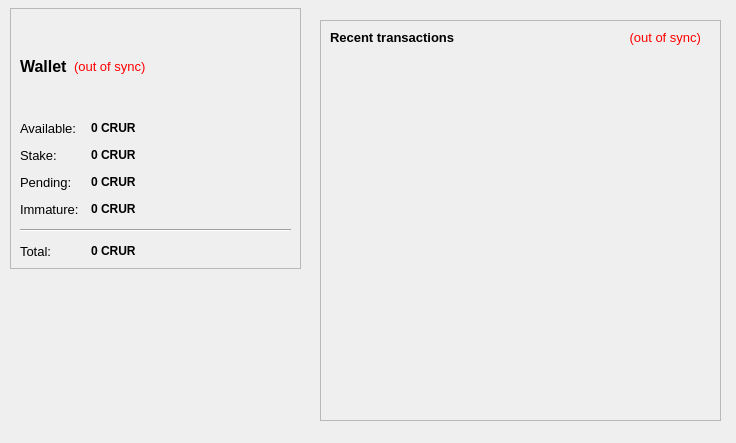
<?xml version="1.0" encoding="UTF-8"?>
<ui version="4.0">
 <class>OverviewPage</class>
 <widget class="QWidget" name="OverviewPage">
  <property name="geometry">
   <rect>
    <x>0</x>
    <y>0</y>
    <width>736</width>
    <height>443</height>
   </rect>
  </property>
  <property name="windowTitle">
   <string>Form</string>
  </property>
  <property name="styleSheet">
   <string notr="true">QListView { background: transparent; }</string>
  </property>
  <widget class="QWidget" name="layoutWidget">
   <property name="geometry">
    <rect>
     <x>10</x>
     <y>8</y>
     <width>291</width>
     <height>261</height>
    </rect>
   </property>
   <layout class="QVBoxLayout" name="verticalLayout_2">
    <item>
     <widget class="QFrame" name="frame">
      <property name="styleSheet">
       <string notr="true">QListView { background: transparent; }</string>
      </property>
      <property name="frameShape">
       <enum>QFrame::StyledPanel</enum>
      </property>
      <property name="frameShadow">
       <enum>QFrame::Raised</enum>
      </property>
      <layout class="QVBoxLayout" name="verticalLayout_4">
       <item>
        <layout class="QHBoxLayout" name="horizontalLayout_4">
         <item>
          <widget class="QLabel" name="label_5">
           <property name="font">
            <font>
             <pointsize>12</pointsize>
             <weight>75</weight>
             <bold>true</bold>
            </font>
           </property>
           <property name="text">
            <string>Wallet</string>
           </property>
          </widget>
         </item>
         <item>
          <widget class="QLabel" name="labelWalletStatus">
           <property name="font">
            <font>
             <pointsize>10</pointsize>
            </font>
           </property>
           <property name="toolTip">
            <string>The displayed information may be out of date. Your wallet automatically synchronizes with the CRUR network after a connection is established, but this process has not completed yet.</string>
           </property>
           <property name="styleSheet">
            <string notr="true">QLabel { color: red; }</string>
           </property>
           <property name="text">
            <string notr="true">(out of sync)</string>
           </property>
           <property name="alignment">
            <set>Qt::AlignLeading|Qt::AlignLeft|Qt::AlignVCenter</set>
           </property>
          </widget>
         </item>
         <item>
          <spacer name="horizontalSpacer_2">
           <property name="orientation">
            <enum>Qt::Horizontal</enum>
           </property>
           <property name="sizeHint" stdset="0">
            <size>
             <width>40</width>
             <height>20</height>
            </size>
           </property>
          </spacer>
         </item>
        </layout>
       </item>
       <item>
        <layout class="QFormLayout" name="formLayout_2">
         <property name="fieldGrowthPolicy">
          <enum>QFormLayout::AllNonFixedFieldsGrow</enum>
         </property>
         <property name="horizontalSpacing">
          <number>12</number>
         </property>
         <property name="verticalSpacing">
          <number>12</number>
         </property>
         <item row="0" column="0">
          <widget class="QLabel" name="label">
           <property name="font">
            <font>
             <pointsize>10</pointsize>
            </font>
           </property>
           <property name="text">
            <string>Available:</string>
           </property>
          </widget>
         </item>
         <item row="0" column="1">
          <widget class="QLabel" name="labelBalance">
           <property name="font">
            <font>
             <weight>75</weight>
             <bold>true</bold>
            </font>
           </property>
           <property name="cursor">
            <cursorShape>IBeamCursor</cursorShape>
           </property>
           <property name="toolTip">
            <string>Your current spendable balance</string>
           </property>
           <property name="text">
            <string notr="true">0 CRUR</string>
           </property>
           <property name="textInteractionFlags">
            <set>Qt::LinksAccessibleByMouse|Qt::TextSelectableByKeyboard|Qt::TextSelectableByMouse</set>
           </property>
          </widget>
         </item>
         <item row="1" column="0">
          <widget class="QLabel" name="label_6">
           <property name="font">
            <font>
             <pointsize>10</pointsize>
            </font>
           </property>
           <property name="text">
            <string>Stake:</string>
           </property>
          </widget>
         </item>
         <item row="1" column="1">
          <widget class="QLabel" name="labelStake">
           <property name="font">
            <font>
             <weight>75</weight>
             <bold>true</bold>
            </font>
           </property>
           <property name="cursor">
            <cursorShape>IBeamCursor</cursorShape>
           </property>
           <property name="toolTip">
            <string>Total of coins that was staked, and do not yet count toward the current balance</string>
           </property>
           <property name="text">
            <string notr="true">0 CRUR</string>
           </property>
           <property name="textInteractionFlags">
            <set>Qt::LinksAccessibleByMouse|Qt::TextSelectableByKeyboard|Qt::TextSelectableByMouse</set>
           </property>
          </widget>
         </item>
         <item row="2" column="0">
          <widget class="QLabel" name="label_3">
           <property name="font">
            <font>
             <pointsize>10</pointsize>
            </font>
           </property>
           <property name="text">
            <string>Pending:</string>
           </property>
          </widget>
         </item>
         <item row="3" column="0">
          <widget class="QLabel" name="labelImmatureText">
           <property name="font">
            <font>
             <pointsize>10</pointsize>
            </font>
           </property>
           <property name="text">
            <string>Immature:</string>
           </property>
          </widget>
         </item>
         <item row="3" column="1">
          <widget class="QLabel" name="labelImmature">
           <property name="font">
            <font>
             <weight>75</weight>
             <bold>true</bold>
            </font>
           </property>
           <property name="toolTip">
            <string>Mined balance that has not yet matured</string>
           </property>
           <property name="text">
            <string notr="true">0 CRUR</string>
           </property>
           <property name="textInteractionFlags">
            <set>Qt::LinksAccessibleByMouse|Qt::TextSelectableByKeyboard|Qt::TextSelectableByMouse</set>
           </property>
          </widget>
         </item>
         <item row="4" column="0" colspan="2">
          <widget class="Line" name="line">
           <property name="orientation">
            <enum>Qt::Horizontal</enum>
           </property>
          </widget>
         </item>
         <item row="5" column="0">
          <widget class="QLabel" name="labelTotalText">
           <property name="font">
            <font>
             <pointsize>10</pointsize>
            </font>
           </property>
           <property name="text">
            <string>Total:</string>
           </property>
          </widget>
         </item>
         <item row="5" column="1">
          <widget class="QLabel" name="labelTotal">
           <property name="font">
            <font>
             <weight>75</weight>
             <bold>true</bold>
            </font>
           </property>
           <property name="cursor">
            <cursorShape>IBeamCursor</cursorShape>
           </property>
           <property name="toolTip">
            <string>Your current total balance</string>
           </property>
           <property name="text">
            <string notr="true">0 CRUR</string>
           </property>
           <property name="textInteractionFlags">
            <set>Qt::LinksAccessibleByMouse|Qt::TextSelectableByKeyboard|Qt::TextSelectableByMouse</set>
           </property>
          </widget>
         </item>
         <item row="2" column="1">
          <widget class="QLabel" name="labelUnconfirmed">
           <property name="font">
            <font>
             <weight>75</weight>
             <bold>true</bold>
            </font>
           </property>
           <property name="cursor">
            <cursorShape>IBeamCursor</cursorShape>
           </property>
           <property name="toolTip">
            <string>Total of transactions that have yet to be confirmed, and do not yet count toward the current balance</string>
           </property>
           <property name="text">
            <string notr="true">0 CRUR</string>
           </property>
           <property name="textInteractionFlags">
            <set>Qt::LinksAccessibleByMouse|Qt::TextSelectableByKeyboard|Qt::TextSelectableByMouse</set>
           </property>
          </widget>
         </item>
        </layout>
       </item>
      </layout>
     </widget>
    </item>
   </layout>
  </widget>
  <widget class="QFrame" name="frame_2">
   <property name="geometry">
    <rect>
     <x>320</x>
     <y>20</y>
     <width>401</width>
     <height>401</height>
    </rect>
   </property>
   <property name="sizePolicy">
    <sizepolicy hsizetype="MinimumExpanding" vsizetype="MinimumExpanding">
     <horstretch>0</horstretch>
     <verstretch>0</verstretch>
    </sizepolicy>
   </property>
   <property name="frameShape">
    <enum>QFrame::StyledPanel</enum>
   </property>
   <property name="frameShadow">
    <enum>QFrame::Raised</enum>
   </property>
   <layout class="QVBoxLayout" name="verticalLayout">
    <item>
     <layout class="QHBoxLayout" name="horizontalLayout_2">
      <property name="sizeConstraint">
       <enum>QLayout::SetDefaultConstraint</enum>
      </property>
      <item>
       <widget class="QLabel" name="label_4">
        <property name="font">
         <font>
          <pointsize>10</pointsize>
         </font>
        </property>
        <property name="text">
         <string>&lt;b&gt;Recent transactions&lt;/b&gt;</string>
        </property>
       </widget>
      </item>
      <item>
       <widget class="QLabel" name="labelTransactionsStatus">
        <property name="font">
         <font>
          <pointsize>10</pointsize>
         </font>
        </property>
        <property name="toolTip">
         <string>The displayed information may be out of date. Your wallet automatically synchronizes with the CRUR network after a connection is established, but this process has not completed yet.</string>
        </property>
        <property name="styleSheet">
         <string notr="true">QLabel { color: red; }</string>
        </property>
        <property name="text">
         <string notr="true">(out of sync)</string>
        </property>
        <property name="alignment">
         <set>Qt::AlignRight|Qt::AlignTrailing|Qt::AlignVCenter</set>
        </property>
       </widget>
      </item>
      <item>
       <spacer name="horizontalSpacer">
        <property name="orientation">
         <enum>Qt::Horizontal</enum>
        </property>
        <property name="sizeType">
         <enum>QSizePolicy::Fixed</enum>
        </property>
        <property name="sizeHint" stdset="0">
         <size>
          <width>10</width>
          <height>15</height>
         </size>
        </property>
       </spacer>
      </item>
     </layout>
    </item>
    <item>
     <layout class="QVBoxLayout" name="verticalLayout_3">
      <item>
       <spacer name="verticalSpacer_2">
        <property name="orientation">
         <enum>Qt::Vertical</enum>
        </property>
        <property name="sizeType">
         <enum>QSizePolicy::Fixed</enum>
        </property>
        <property name="sizeHint" stdset="0">
         <size>
          <width>10</width>
          <height>5</height>
         </size>
        </property>
       </spacer>
      </item>
     </layout>
    </item>
    <item>
     <widget class="QListView" name="listTransactions">
      <property name="styleSheet">
       <string notr="true">QListView { background: transparent; }</string>
      </property>
      <property name="frameShape">
       <enum>QFrame::NoFrame</enum>
      </property>
      <property name="verticalScrollBarPolicy">
       <enum>Qt::ScrollBarAlwaysOff</enum>
      </property>
      <property name="horizontalScrollBarPolicy">
       <enum>Qt::ScrollBarAlwaysOff</enum>
      </property>
      <property name="selectionMode">
       <enum>QAbstractItemView::NoSelection</enum>
      </property>
     </widget>
    </item>
   </layout>
  </widget>
 </widget>
 <resources/>
 <connections/>
</ui>
